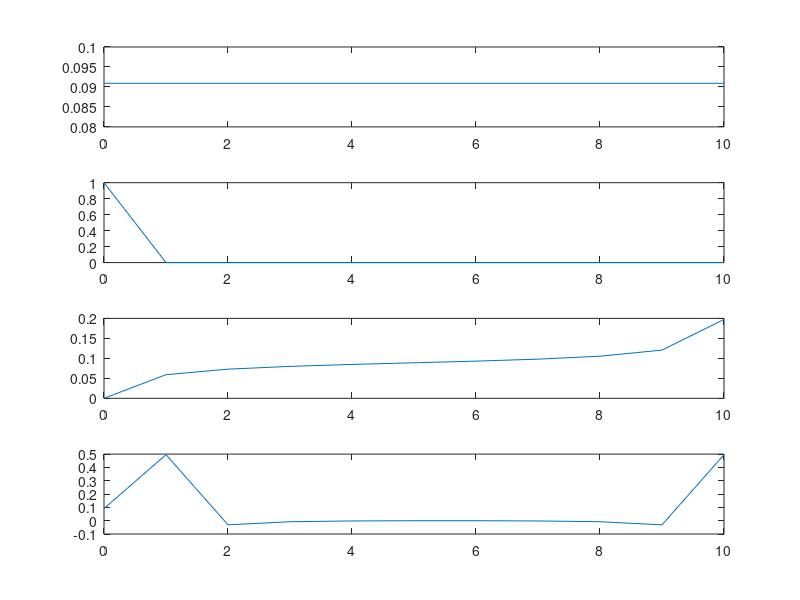

Recreate this plot in MATLAB.
%---------------------------------------
%    Ejercicio 2 .  Inversa con IFFT
%---------------------------------------
%---------------------------------------
%           Ejercicio 1.
%---------------------------------------
N=10;
n=(0:1:N) 
x2=linspace(0,1,length(n))
x1 = double(n==0);
for t =1:length(n)
    x2(t)=1; 
end  
x3=exp((j*n.*pi)/10);
x4=cos(2*pi*n./10);

fx1=ifft(x1)
fx2=ifft(x2)
fx3=ifft(x3)
fx4=ifft(x4)
 
figure(1);
subplot(4,1,1);
plot(n,real(fx1));

subplot(4,1,2);

plot(n,real(fx2));

subplot(4,1,3);

plot(n,(fx3));

subplot(4,1,4);

plot(n,(fx4));
 